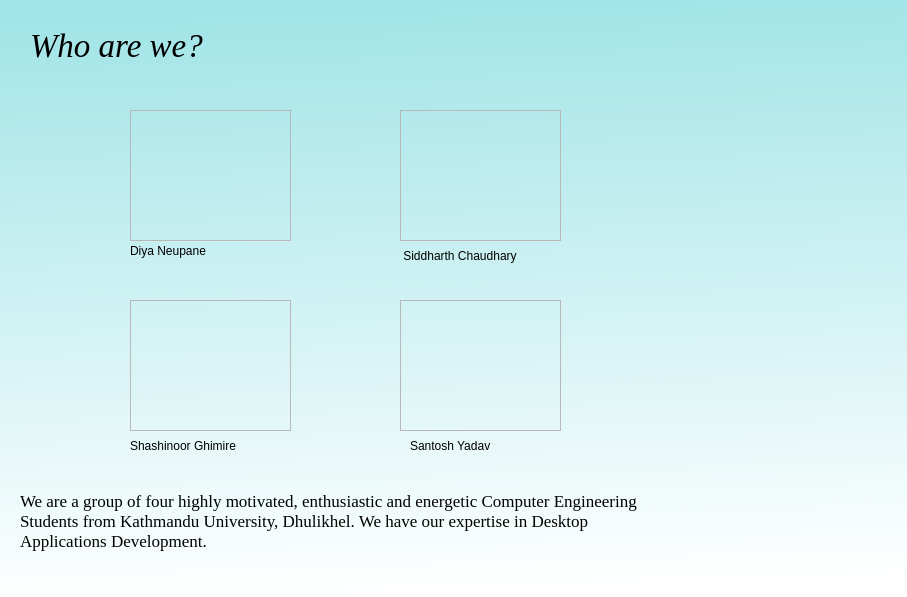
<?xml version="1.0" encoding="UTF-8"?>
<ui version="4.0">
 <class>ContactUs</class>
 <widget class="QDialog" name="ContactUs">
  <property name="geometry">
   <rect>
    <x>0</x>
    <y>0</y>
    <width>907</width>
    <height>597</height>
   </rect>
  </property>
  <property name="windowTitle">
   <string>Dialog</string>
  </property>
  <property name="styleSheet">
   <string notr="true">#ContactUs{

/*background-image:url(&quot;/Users/shashinoorghimire/Qt/projects/travelSphere/images/background&quot;);*/
	background-color: qlineargradient(spread:pad, x1:0.280788, y1:0.0113636, x2:0.330039, y2:1, stop:0 rgba(161, 228, 231, 255), stop:1 rgba(255, 255, 255, 255));
}
*{
font-family:&quot;Times New Roman&quot;;
color:black;
}
</string>
  </property>
  <widget class="QLabel" name="who_are_we">
   <property name="geometry">
    <rect>
     <x>30</x>
     <y>0</y>
     <width>291</width>
     <height>91</height>
    </rect>
   </property>
   <property name="font">
    <font>
     <family>Times New Roman</family>
     <pointsize>25</pointsize>
     <italic>true</italic>
    </font>
   </property>
   <property name="styleSheet">
    <string notr="true">color:black;</string>
   </property>
   <property name="text">
    <string>Who are we?</string>
   </property>
   <property name="wordWrap">
    <bool>true</bool>
   </property>
  </widget>
  <widget class="QLabel" name="Description">
   <property name="geometry">
    <rect>
     <x>20</x>
     <y>450</y>
     <width>621</width>
     <height>141</height>
    </rect>
   </property>
   <property name="font">
    <font>
     <family>Times New Roman</family>
     <pointsize>13</pointsize>
    </font>
   </property>
   <property name="styleSheet">
    <string notr="true">color:black;</string>
   </property>
   <property name="text">
    <string>We are a group of four highly motivated, enthusiastic and energetic Computer Engineering Students from Kathmandu University, Dhulikhel. We have our expertise in Desktop Applications Development.</string>
   </property>
   <property name="wordWrap">
    <bool>true</bool>
   </property>
  </widget>
  <widget class="QFrame" name="Diya">
   <property name="geometry">
    <rect>
     <x>130</x>
     <y>110</y>
     <width>161</width>
     <height>131</height>
    </rect>
   </property>
   <property name="frameShape">
    <enum>QFrame::StyledPanel</enum>
   </property>
   <property name="frameShadow">
    <enum>QFrame::Raised</enum>
   </property>
  </widget>
  <widget class="QLabel" name="Diya_2">
   <property name="geometry">
    <rect>
     <x>130</x>
     <y>240</y>
     <width>141</width>
     <height>21</height>
    </rect>
   </property>
   <property name="text">
    <string>Diya Neupane</string>
   </property>
  </widget>
  <widget class="QLabel" name="Sid">
   <property name="geometry">
    <rect>
     <x>400</x>
     <y>240</y>
     <width>151</width>
     <height>31</height>
    </rect>
   </property>
   <property name="text">
    <string> Siddharth Chaudhary</string>
   </property>
  </widget>
  <widget class="QLabel" name="Shashi">
   <property name="geometry">
    <rect>
     <x>130</x>
     <y>430</y>
     <width>131</width>
     <height>31</height>
    </rect>
   </property>
   <property name="text">
    <string>Shashinoor Ghimire</string>
   </property>
  </widget>
  <widget class="QLabel" name="Santosh">
   <property name="geometry">
    <rect>
     <x>410</x>
     <y>430</y>
     <width>121</width>
     <height>31</height>
    </rect>
   </property>
   <property name="text">
    <string>Santosh Yadav</string>
   </property>
  </widget>
  <widget class="QFrame" name="sid_frame">
   <property name="geometry">
    <rect>
     <x>400</x>
     <y>110</y>
     <width>161</width>
     <height>131</height>
    </rect>
   </property>
   <property name="frameShape">
    <enum>QFrame::StyledPanel</enum>
   </property>
   <property name="frameShadow">
    <enum>QFrame::Raised</enum>
   </property>
  </widget>
  <widget class="QFrame" name="shashi_frame">
   <property name="geometry">
    <rect>
     <x>130</x>
     <y>300</y>
     <width>161</width>
     <height>131</height>
    </rect>
   </property>
   <property name="frameShape">
    <enum>QFrame::StyledPanel</enum>
   </property>
   <property name="frameShadow">
    <enum>QFrame::Raised</enum>
   </property>
  </widget>
  <widget class="QFrame" name="santoshframe">
   <property name="geometry">
    <rect>
     <x>400</x>
     <y>300</y>
     <width>161</width>
     <height>131</height>
    </rect>
   </property>
   <property name="frameShape">
    <enum>QFrame::StyledPanel</enum>
   </property>
   <property name="frameShadow">
    <enum>QFrame::Raised</enum>
   </property>
  </widget>
  <widget class="QLabel" name="logo">
   <property name="geometry">
    <rect>
     <x>620</x>
     <y>30</y>
     <width>231</width>
     <height>41</height>
    </rect>
   </property>
   <property name="styleSheet">
    <string notr="true">background-repeat:no-repeat;
background-image: url(:/images/travelSphere.png);</string>
   </property>
   <property name="text">
    <string/>
   </property>
  </widget>
 </widget>
 <resources/>
 <connections/>
</ui>
